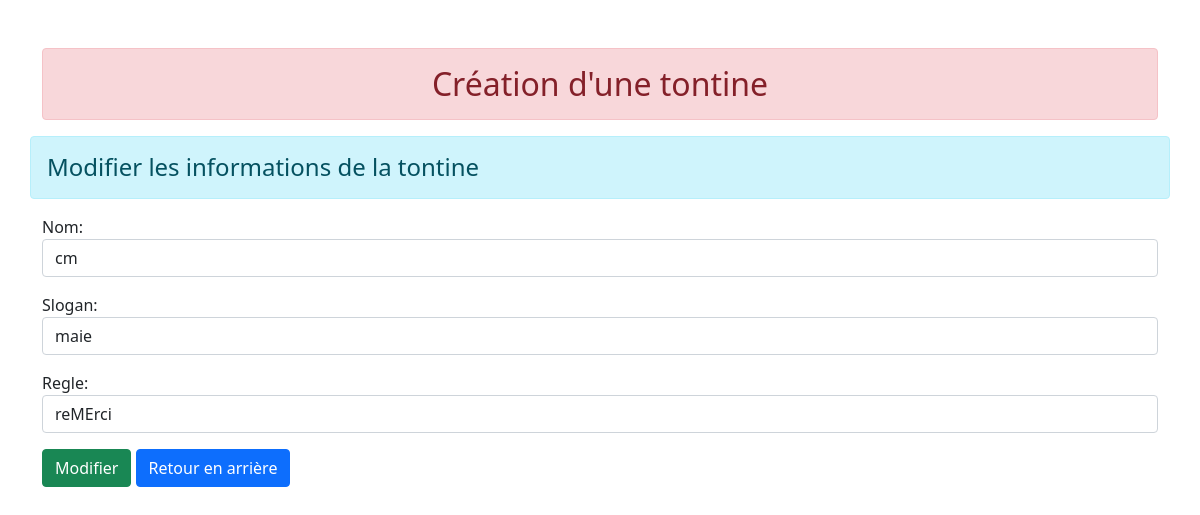
The page /tontine/13/ on the database its author committed.
### tontine/models.py (models this page shows)
class La_tontine(models.Model):
	nom = models.CharField(max_length=70)
	slogan = models.CharField(max_length=170)
	regle = models.CharField(max_length=70)

### tontine/views.py (the view)
# urls.py: path('tontine/<int:id>/',views.modifier, name = "modifierdata"),
def modifier(request, id):
	if request.method == 'POST':
		pi = La_tontine.objects.get(pk=id)
		fm = New_tontine(request.POST, instance=pi)
		if fm.is_valid():
			fm.save()
	else:
		pi = La_tontine.objects.get(pk = id)
		fm = New_tontine(instance = pi)
	return render(request,'tontine/update.html',{'form':fm})

### tontine/forms.py
class New_tontine(forms.ModelForm):
	class Meta:
		model = La_tontine
		fields = ['nom','slogan','regle']
		widgets = {
		'nom': forms.TextInput(attrs={'class': 'form-control'}),
		'slogan': forms.TextInput(attrs={'class': 'form-control'}),
		'regle': forms.TextInput(attrs={'class': 'form-control'}),
		}

### tontine/templates/tontine/update.html (shortened to what this page needs)
{% extends 'tontine/base.html' %}
{% block content %}
<div class="row">
			<h4 class="alert alert-info"> Modifier les informations de la tontine  </h4>
			<form action="" method="POST">
				{{form.as_p}}
				<input type="submit" class="btn btn-success" value="Modifier">
				<a href="{% url 'Add' %} "class="btn btn-primary" >Retour en arrière </a>
			</form>
</div>
{% endblock content %}

### rows shown on the page
La_tontine: nom "cm", slogan "maie", regle "reMErci"
